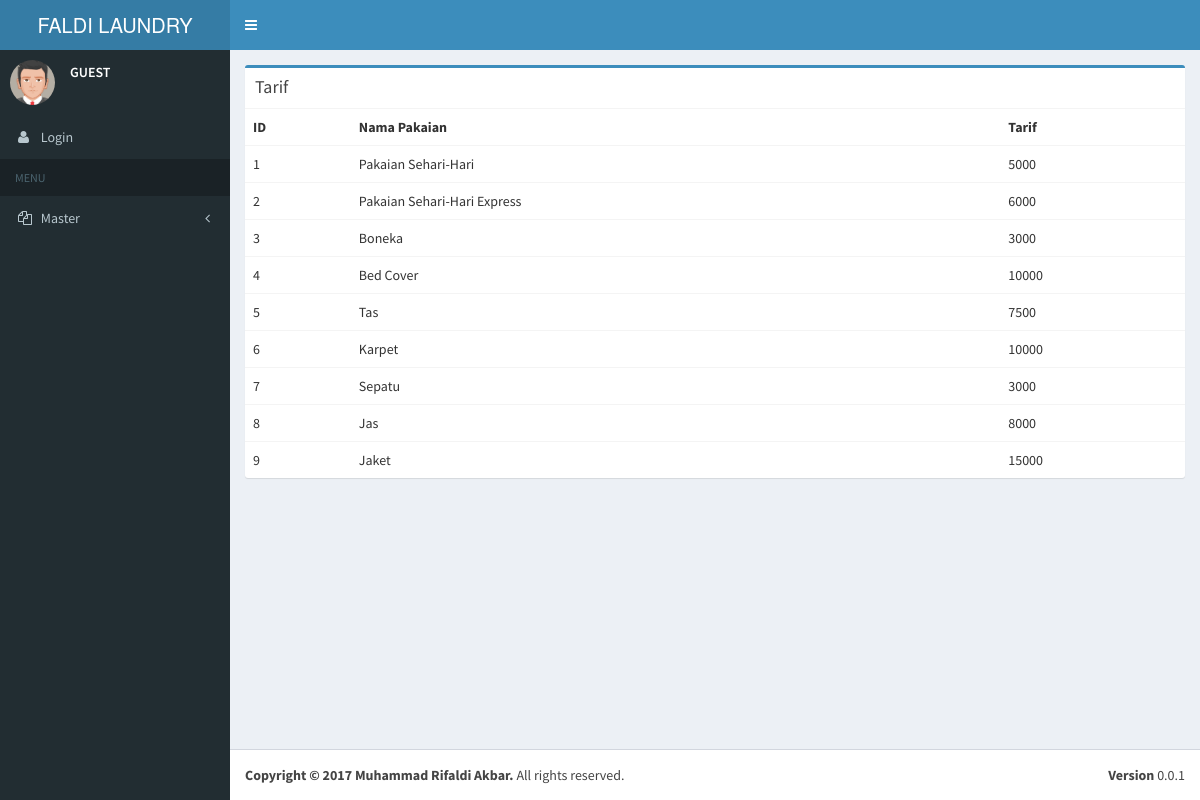
/Aplikasi/laundry/index.php?pages=tarif, run on the app's committed database.
### tables this page shows
CREATE TABLE `tarif` (
  `IDJenisPakaian` int(10) NOT NULL,
  `NmPakaian` varchar(50) NOT NULL,
  `Tarif` int(20) NOT NULL
);

### Aplikasi/laundry/pages/tarif.php (the view, shortened to what this page needs)
<div class="row">
            <div class="col-xs-12">
              <div class="box box-primary">
                <div class="box-header">
                  <h3 class="box-title">Tarif</h3>
                </div>
                <div class="box-body table-responsive no-padding">
                  <table class="table table-hover">
                    <tr>
                      <th>ID</th>
                      <th>Nama Pakaian</th>
                      <th>Tarif</th>
                    </tr>
                    <?php
					include('koneksi.php');
					$query = mysqli_query($connection, 'SELECT * FROM tarif');
					if($query)
					{
						while($row = mysqli_fetch_row($query))
						{
							?>
							<tr>
							<td><?php echo $row[0]; ?></td>
							<td><?php echo $row[1]; ?></td>
							<td><?php echo $row[2]; ?></td>
							</tr>
							<?php
						}
					}
					?>
                  </table>
                </div>
              </div>
            </div>
          </div>

### data on the page
tarif: IDJenisPakaian "1", NmPakaian "Pakaian Sehari-Hari", Tarif "5000"
tarif: IDJenisPakaian "2", NmPakaian "Pakaian Sehari-Hari Express", Tarif "6000"
tarif: IDJenisPakaian "3", NmPakaian "Boneka", Tarif "3000"
tarif: IDJenisPakaian "4", NmPakaian "Bed Cover", Tarif "10000"
tarif: IDJenisPakaian "5", NmPakaian "Tas", Tarif "7500"
tarif: IDJenisPakaian "6", NmPakaian "Karpet", Tarif "10000"
tarif: IDJenisPakaian "7", NmPakaian "Sepatu", Tarif "3000"
tarif: IDJenisPakaian "8", NmPakaian "Jas", Tarif "8000"
tarif: IDJenisPakaian "9", NmPakaian "Jaket", Tarif "15000"
